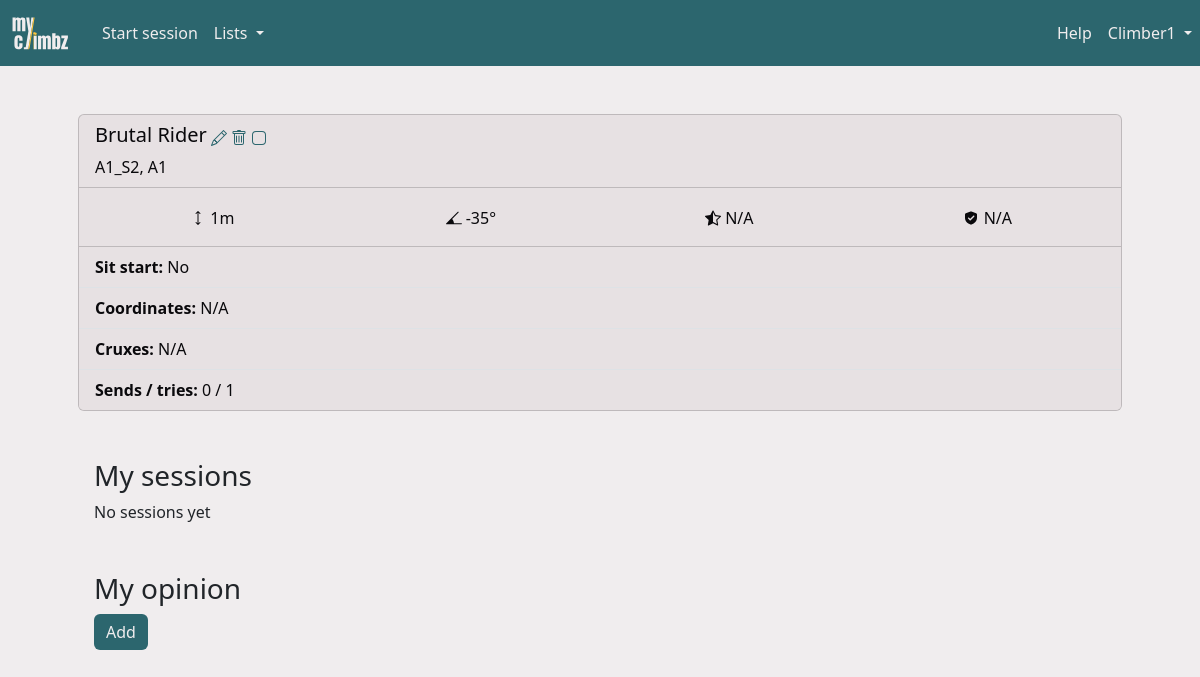
The app's page /route/1 (signed in) with its own data.
### climbz/models/climber.py (models this page shows, shortened)
class Climber(db.Model, UserMixin):
    id = db.Column(db.Integer, primary_key=True)
    role = db.Column(db.Integer, nullable=False, default=0)
    email = db.Column(db.String(200), nullable=False, unique=True)
    password = db.Column(db.String(200), nullable=False)
    name = db.Column(db.String(200), nullable=False)
    birthdate = db.Column(db.Date, nullable=True)
    year_started_climbing = db.Column(db.Integer, nullable=True)
    height = db.Column(db.Integer, nullable=True)
    ape_index = db.Column(db.Integer, nullable=True)
    grade_scale = db.Column(db.String(10), nullable=False, default="font")
    sessions = db.relationship("Session", backref="climber", cascade="all, delete")
    opinions = db.relationship("Opinion", backref="climber", cascade="all, delete")
    routes = db.relationship("Route", backref="creator")
    sectors = db.relationship("Sector", backref="creator")
    areas = db.relationship("Area", backref="creator")
    projects = db.relationship(
        "Route",
        secondary=climber_projects,
        backref=db.backref("climbers", lazy="dynamic"),
    )

### climbz/models/route.py (models this page shows, shortened)
class Route(db.Model):
    id = db.Column(db.Integer, primary_key=True)
    name = db.Column(db.String(200), nullable=False)
    created_by = db.Column(db.Integer, db.ForeignKey("climber.id"), nullable=False)
    latitude = db.Column(db.Float)
    longitude = db.Column(db.Float)
    comment = db.Column(db.Text)
    link = db.Column(db.String(300))
    sit_start = db.Column(db.Boolean, nullable=False, default=False)
    height = db.Column(db.Float, db.CheckConstraint("height >= 1"))
    inclination = ConstrainedInteger("inclination", -50, 90)
    sector_id = db.Column(db.Integer, db.ForeignKey("sector.id"))
    climbs = db.relationship("Climb", backref="route", cascade="all, delete")
    opinions = db.relationship("Opinion", backref="route", cascade="all, delete")
    UniqueConstraint(name, sector_id, name="unique_route_name_in_sector")
    @property
    def tried(self) -> bool:
        return any(
            climb.n_attempts > 0
            for climb in self.climbs
            if climb.session.climber_id == current_user.id
        )
    @property
    def is_project(self) -> bool:
        return self in current_user.projects
    @property
    def n_sends(self) -> int:
        climbers = list()
        for climb in self.climbs:
            if climb.sent and climb.session.climber_id not in climbers:
                climbers.append(climb.session.climber_id)
        return len(climbers)
    @property
    def n_climbers(self) -> int:
        climbers = list()
        for climb in self.climbs:
            if climb.session.climber_id not in climbers:
                climbers.append(climb.session.climber_id)
        return len(climbers)
    @property
    def consensus_level(self) -> int:
        level_counts = Counter(op.grade.level for op in self.opinions if op.grade)
        return level_counts.most_common(1)[0][0] if level_counts else None
    @property
    def consensus_grade(self) -> Grade:
        return Grade.query.filter_by(level=self.consensus_level).first()
    @property
    def consensus_grade_str(self) -> str:
        grade_scale = current_user.grade_scale
        return getattr(self.consensus_grade, grade_scale)
    @property
    def rating(self) -> float:
        ratings = [op.rating for op in self.opinions if op.rating is not None]
        return sum(ratings) / len(ratings) if ratings else None
    @property
    def landing(self) -> float:
        landings = [op.landing for op in self.opinions if op.landing is not None]
        return sum(landings) / len(landings) if landings else None
    @property
    def cruxes(self) -> list:
        crux_counts = Counter(crux.name for op in self.opinions for crux in op.cruxes)
        return [crux[0] for crux in crux_counts.most_common(3)]

### climbz/blueprints/routes/routes.py (the view)
@routes.route("/route/<int:route_id>")
def page_route(route_id: int) -> str:
    route = Route.query.get(route_id)
    return render("route.html", title=route.name, route=route)

### climbz/templates/route.html (shortened to what this page needs)
{% import "macros.html" as macros %}
{% extends "main.html" %}
{% block content %}
<div class="container px-0 px-md-5 pb-2 mb-3 mt-md-5">
    {% if route.created_by == user_id  or user_role == 1 %}
    {% set actions = [
        { "icon": "edit", "url": url_for('routes.edit_route', route_id=route.id) },
        { "icon": "delete", "url": url_for('routes.delete_route', route_id=route.id) }
    ] %}
    {% if not route.tried %}
        {% if route.is_project %}
            {% set actions = actions + [{ "icon": "is_project", "url": url_for('climbers.delete_project', route_id=route.id) }] %}
        {% else %}
            {% set actions = actions + [{ "icon": "is_not_project", "url": url_for('climbers.add_project', route_id=route.id) }] %}
        {% endif %}
    {% endif %}
    {% else %}
    {% set actions = [] %}
    {% endif %}
    {{ macros.card({
        "header": {
            "title": route.name ~ " " ~ route.consensus_grade_str,
            "title_actions": actions,
            "subtitle": route.sector.name ~ ", " ~ route.sector.area.name
        },
        "body": {
            "facts": [
                    { "icon": "height", "value": route.height, "unit": "m" },
                    { "icon": "inclination", "value": route.inclination, "unit": "°" },
                    { "icon": "rating", "value": route.rating, "unit": "/5" },
                    { "icon": "landing", "value": route.landing, "unit": "/5" },
                ],
            "list": [
                {
                "prefix": "Sit start",
                "value": "Yes" if route.sit_start else "No"
                },
                {
                "prefix": "Coordinates",
                "value": route.latitude ~ ", " ~ route.longitude if route.latitude and route.longitude else "N/A"
                },
                {"prefix": "Cruxes", "value": route.cruxes|join(", ") if route.cruxes else "N/A"},
                {"prefix": "Sends / tries", "value": route.n_sends ~ " / " ~ route.n_climbers},
                {"value": route.comment if route.comment else ""},
            ]
        }
    }) }}
</div>
<div class="container px-0 px-md-5 py-2 my-3">
    <div>
        <h3 class="ms-3" style="display: inline-block">My sessions</h3>
    </div>
    {% if route.climbs|selectattr("session.climber_id", "equalto", user_id)|list|length > 0 %}
    <table id="content_table" class="table" data-sort-col="0" data-sort-order="desc">
        <thead>
            <tr>
                <th>Date</th>
                <th># Attempts</th>
                <th>Conditions</th>
                <th>Sent</th>
                <th>Actions</th>
            </tr>
        </thead>
        <tbody>
            {% for climb in route.climbs if climb.session.climber_id == user_id %}
            {% set onclick = "window.location=\"" + url_for('sessions.page_session', session_id=climb.session.id) +
            "\""
            %}
            {% if climb.sent %}
            <tr class="table-success">
                {% else %}
            <tr>
                {% endif %}
                <td onclick={{ onclick }}>{{ climb.session.date }}</td>
                <td onclick={{ onclick }}>{{ climb.n_attempts }}</td>
                <td onclick={{ onclick }}>{{ climb.session.conditions }}</td>
                <td onclick={{ onclick }}>{{ climb.sent }}</td>
                <td>
                    <a href="{{ url_for('climbs.edit_climb', climb_id=climb.id) }}">
                        {% include 'icons/edit.html' %}
                    </a>
                    <a href="{{ url_for('climbs.delete_climb', climb_id=climb.id) }}">
                        {% include 'icons/delete.html' %}
                    </a>
                </td>
            </tr>
            {% endfor %}
        </tbody>
    </table>
    {% else %}
    <p class="ms-3">No sessions yet</p>
    {% endif %}
</div>
<div class="container px-0 px-md-5 py-2 my-3">
    <h3 class="ms-3" style="display: inline-block">My opinion</h3>
    {% if route.opinions|selectattr("climber_id", "equalto", user_id)|list|length > 0 %}
    {% for opinion in route.opinions if opinion.climber_id == user_id %}
    <a href="{{ url_for('opinions.edit_opinion', opinion_id=opinion.id) }}">
        {% include 'icons/edit.html' %}
    </a>
    <a href="{{ url_for('opinions.delete_opinion', opinion_id=opinion.id) }}">
        {% include 'icons/delete.html' %}
    </a>
    {{ macros.card({
        "header": {
            "title": opinion.climber.name,
            "subtitle": "Sent" if opinion.route.sent else opinion.route.n_sessions_str(user_id),
        },
        "body": {
            "facts": [
                    { "icon": "grade", "value": opinion.grade.user_grade, "unit": ""},
                    { "icon": "rating", "value": opinion.rating, "unit": "/5" },
                    { "icon": "landing", "value": opinion.landing, "unit": "/5" },
                ],
            "list": [
                {"prefix": "Cruxes", "value": opinion.cruxes|map(attribute="name")|join(", ") if opinion.cruxes else "N/A"},
                {"prefix": "Media", "value": opinion.route.last_media(opinion.climber.id)},
                {"value": opinion.comment if opinion.comment else ""},
            ]
        }
    }) }}
    {% endfor %}
    {% else %}
    <div class="ms-3">
        <a href="{{ url_for('opinions.add_opinion', climber_id=user_id, route_id=route.id) }}"
            class="btn btn-success">Add</a>
    </div>
    {% endif %}
</div>
{% endblock content %}

### climbz/templates/macros.html (shortened to what this page needs)
{% macro card(data) %}
<div class="card mb-3">
    <div class="card-header">
        <div class="row">
            <div class="col-sm">
                <h5 class="card-title" style="display: inline-block">{{ data['header']['title'] }}</h5>
                {% if data['header']['title_actions'] %}
                {% for action in data['header']['title_actions'] %}
                <a href="{{ action['url'] }}">
                    {% include 'icons/' ~ action['icon'] ~ '.html' %}
                </a>
                {% endfor %}
                {% endif %}
            </div>
            {% if data['header']['subtitle'] %}
                <span>{{ data['header']['subtitle'] }}</span>
            {% endif %}
        </div>
    </div>
    {% if data['body']['facts'] %}
    <div class="card-body">
        <div class="row">
            {% for fact in data['body']['facts'] %}
            <div class="col text-center" style="padding: 0">
                <span style="vertical-align: middle; display: inline-block;">
                </span>
                <span style="vertical-align: middle; display: inline-block;">
                    {% if fact['value'] is none %}
                        N/A
                    {% elif fact['value'] is float and fact['value'] % 1 == 0 %}
                        {{ fact['value']|int }}{{ fact['unit'] }}
                    {% else %}
                        {{ (fact['value']) }}{{ fact['unit'] }}
                    {% endif %}
                </span>
            </div>
            {% endfor %}
        </div>
    </div>
    {% endif %}
    {% if data['body']['list'] %}
    <ul class="list-group list-group-flush">
        {% for item in data['body']['list'] %}
            {% if 'prefix' in item or item['value']|length > 0 %}
                <li class="list-group-item">
                    {% if item['prefix'] %}
                    <b>{{ item['prefix'] }}:</b>
                    {% endif %}
                    {% if item['value'] %}
                    {{ item['value'] }}
                    {% endif %}
                </li>
            {% endif %}
        {% endfor %}
    </ul>
    {% endif %}
</div>
{% endmacro %}

### climbz/templates/main.html (shortened to what this page needs)
<html>
<head>
    <link href="https://cdn.jsdelivr.net/npm/bootstrap@5.3.2/dist/css/bootstrap.min.css" rel="stylesheet"
>
    <link href="{{ url_for('static', filename='css/colors.css') }}" rel="stylesheet" type="text/css">
    <link rel="stylesheet" type="text/css" href="https://cdnjs.cloudflare.com/ajax/libs/noUiSlider/15.8.1/nouislider.css" />
    <link href="https://cdn.jsdelivr.net/npm/simple-datatables@latest/dist/style.css" rel="stylesheet" type="text/css">
</head>
<body>
    <nav class="navbar navbar-expand-lg">
        <a class="navbar-brand" href="{{ url_for('home.page_home') }}" style="padding-left: 10px;">
            <img src="{{ url_for('static', filename='images/logo-transparent.svg') }}" width="60" height="40" class="d-inline-block align-top" alt="">
        </a>
        {% if not "Add" in title and not "Edit" in title %}
        <div class="collapse navbar-collapse ps-2" id="navbarSupportedContent">
            <ul class="navbar-nav me-auto mb-2 mb-md-0">
                {% if open_session %}
                <li><a class="nav-link" href="{{ url_for('climbs.add_climb') }}">Add climb</a></li>
                <li>
                    <a class="nav-link" href="{{ url_for('sessions.stop_session') }}">
                        Stop
                        {% if open_session.is_project_search %}
                        project search
                        {% else %}
                        session
                        {% endif %}
                    </a>
                </li>
                {% else %}
                <li class="nav-item">
                    <a class="nav-link" href="{{ url_for('sessions.add_session') }}">Start session</a>
                </li>
                {% endif %}
                <li class="nav-item dropdown">
                    <a class="nav-link dropdown-toggle" href="#" role="button" data-bs-toggle="dropdown"
                        aria-expanded="false">
                        Lists
                    </a>
                </li>
            </ul>
            <ul class="navbar-nav ms-md-auto mb-2 mb-md-0">
                <li class="nav-item">
                    <a class="nav-link" href="{{ url_for('home.guide') }}">Help</a>
                </li>
                <li class="nav-item dropdown">
                    <a class="nav-link dropdown-toggle" href="#" role="button" data-bs-toggle="dropdown"
                        aria-expanded="false">
                        {{ username }}
                    </a>
                </li>
            </ul>
        </div>
        {% endif %}
    </nav>
    {%block content %}{% endblock %}
</body>
</html>

### records on screen
Climber: name "Climber1"
Route: header "Brutal Rider", value "1", unit "m", inclination "-35", unit "°"

### other values on screen
{{ data['header']['subtitle'] }} "A1_S2, A1"
{{ item['prefix'] }} "Sit start" "Coordinates" "Cruxes" "Sends / tries"
{{ item['value'] }} "No" "N/A" "N/A" "0 / 1"
